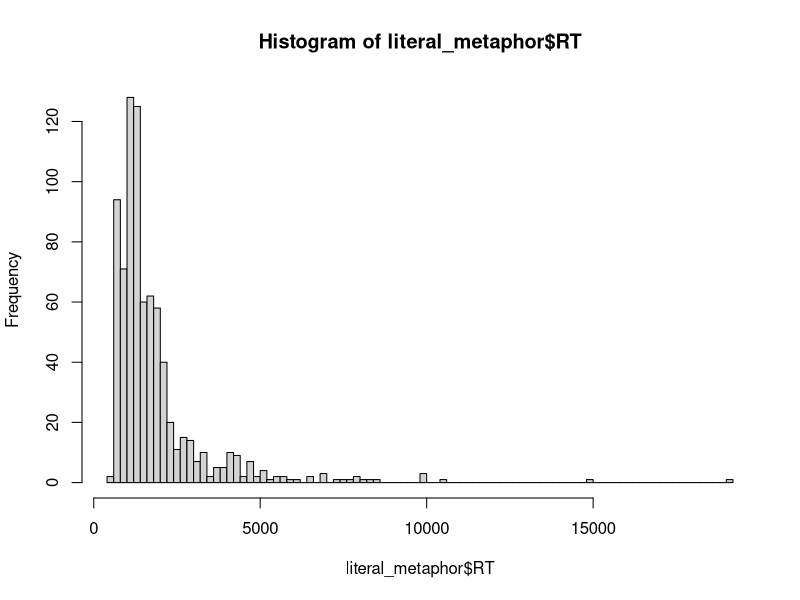
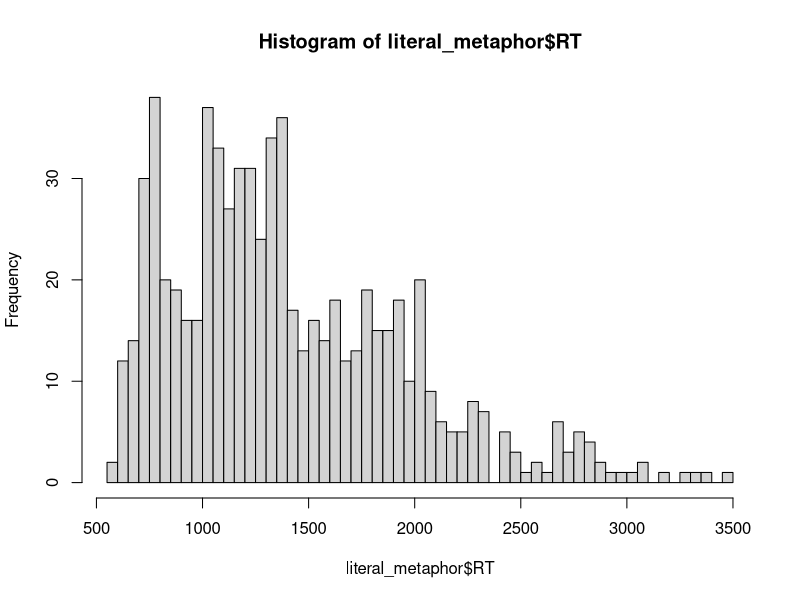
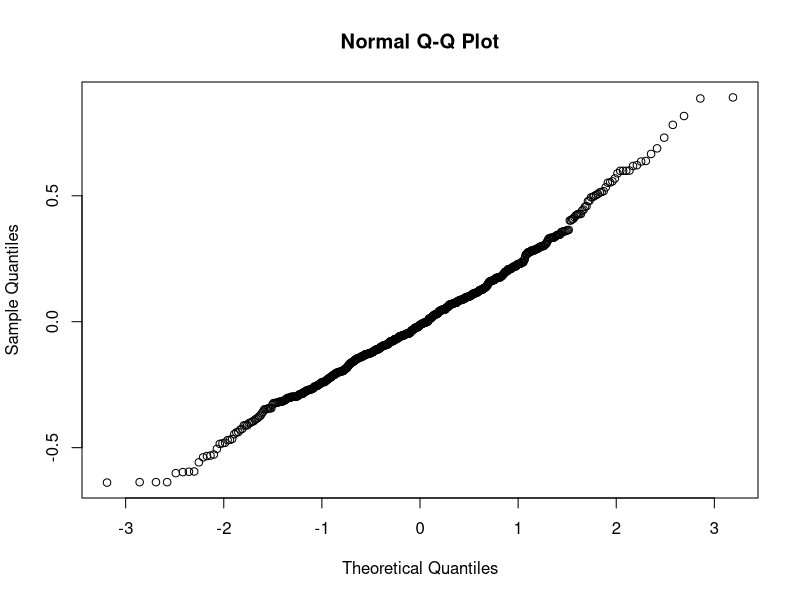
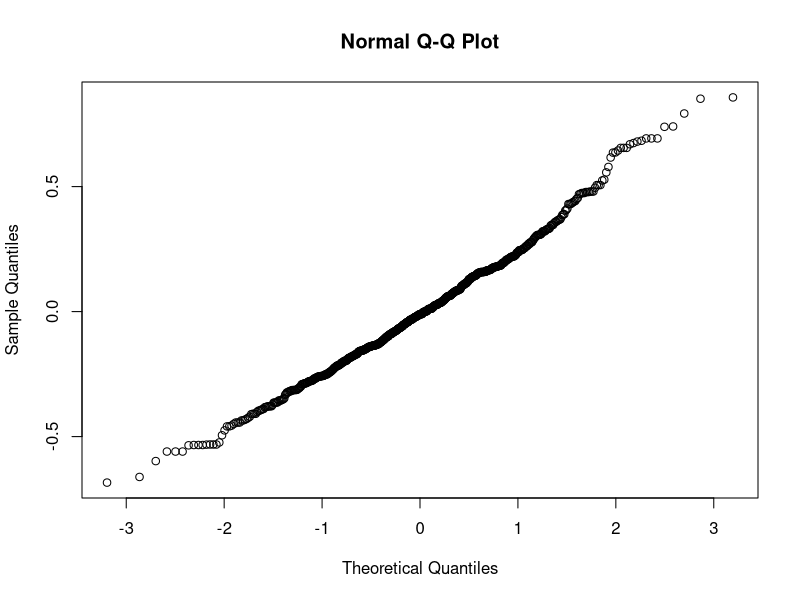

These figures' R source, in order:
setwd(dirname(rstudioapi::getActiveDocumentContext()$path))
library(tidyverse)
df <-read_csv("results.csv")
unique(df$Item)
df2 <- read_csv('freq_for_data.csv')
participants <- read_csv('participants.csv')
participants <- participants[participants$errors_adj < 20 & participants$age <=65, ]
participants <- c(participants$id)
df <- merge(df, df2, by.df = "NP")
df %>% 
  filter(RT < 20000,
         RT > 0,
         Correct >= 0,
         freq > 0) %>% 
  mutate(log_RT = log(RT),
         log_freq = log(freq)) ->
  filtered


filtered <- filtered[ filtered$id %in% participants, ]

# При анализе разбиваем буквальное, метафору и десемантизированное значение на высокочастотные и низкочастотные группы. 
# Для каждой группы убираем все что выходит за +- 2 средних отклонения

literal_metaphor <- filtered[filtered$Type == 'literal_m' | filtered$Type == 'metaphor', ]
literal_bleaching <- filtered[filtered$Type == 'literal_b' | filtered$Type == 'bleaching', ]

hist(literal_metaphor$RT, breaks=100)

literal_metaphor %>%
  filter(freq >500) -> high_literal_metaphor

literal_m_high <- high_literal_metaphor[high_literal_metaphor$Type == 'literal_m',]
literal_m_high <- 
  literal_m_high[literal_m_high$RT > (mean(literal_m_high$RT) - 2*sd(literal_m_high$RT)) & 
              literal_m_high$RT < (mean(literal_m_high$RT) + 2*sd(literal_m_high$RT)), ]


metaphor_high <- high_literal_metaphor[high_literal_metaphor$Type == 'metaphor',]
metaphor_high <- metaphor_high[metaphor_high$RT > (mean(metaphor_high$RT) - 2*sd(metaphor_high$RT)) & 
                                 metaphor_high$RT < (mean(metaphor_high$RT) + 2*sd(metaphor_high$RT)), ]

literal_metaphor %>%
  filter(freq < 500) -> low_literal_metaphor

literal_m_low <- low_literal_metaphor[low_literal_metaphor$Type == 'literal_m',]
literal_m_low <- 
  literal_m_low[literal_m_low$RT > (mean(literal_m_low$RT) - 2*sd(literal_m_low$RT)) & 
                  literal_m_low$RT < (mean(literal_m_low$RT) + 2*sd(literal_m_low$RT)), ]


metaphor_low <- low_literal_metaphor[low_literal_metaphor$Type == 'metaphor',]
metaphor_low <- metaphor_low[metaphor_low$RT > (mean(metaphor_low$RT) - 2*sd(metaphor_low$RT)) & 
                              metaphor_low$RT < (mean(metaphor_low$RT) + 2*sd(metaphor_low$RT)), ]


low_m <- rbind(literal_m_low, metaphor_low)
low_m <- low_m[low_m$RT > (mean(low_m$RT) - 2*sd(low_m$RT)) & 
                 low_m$RT < (mean(low_m$RT) + 2*sd(low_m$RT)), ]
                            
high_m <- rbind(literal_m_high, metaphor_high)
high_m <- high_m[high_m$RT > (mean(high_m$RT) - 2*sd(high_m$RT)) & 
                   high_m$RT < (mean(high_m$RT) + 2*sd(high_m$RT)), ]

literal_metaphor <- rbind(low_m, high_m)
unique(literal_metaphor$NP)
hist(literal_metaphor$RT, breaks= 100)

unique(literal_bleaching$NP)
#####
literal_bleaching %>%
  filter(freq >500) -> high_literal_bleaching

literal_b_high <- high_literal_bleaching[high_literal_bleaching$Type == 'literal_b',]
literal_b_high <- 
 literal_b_high[literal_b_high$RT > (mean(literal_b_high$RT) - 2*sd(literal_b_high$RT)) & 
                   literal_b_high$RT < (mean(literal_b_high$RT) + 2*sd(literal_b_high$RT)), ]


bleaching_high <- high_literal_bleaching[high_literal_bleaching$Type == 'bleaching',]
bleaching_high <- bleaching_high[bleaching_high$RT > (mean(bleaching_high$RT) - 2*sd(bleaching_high$RT)) & 
                                   bleaching_high$RT < (mean(bleaching_high$RT) + 2*sd(bleaching_high$RT)), ]


literal_bleaching %>%
  filter(freq < 500) -> low_literal_bleaching

literal_b_low <- low_literal_bleaching[low_literal_bleaching$Type == 'literal_b',]
literal_b_low <- 
  literal_b_low[literal_b_low$RT > (mean(literal_b_low$RT) - 2*sd(literal_b_low$RT)) & 
                  literal_b_low$RT < (mean(literal_b_low$RT) + 2*sd(literal_b_low$RT)), ]


bleaching_low <- low_literal_bleaching[low_literal_bleaching$Type == 'bleaching',]
bleaching_low <- bleaching_low[bleaching_low$RT > (mean(bleaching_low$RT) - 2*sd(bleaching_low$RT)) & 
                                bleaching_low$RT < (mean(bleaching_low$RT) + 2*sd(bleaching_low$RT)), ]

low_b <- rbind(literal_b_low, bleaching_low)
low_b <- low_b[low_b$RT > (mean(low_b$RT) - 2*sd(low_b$RT)) & 
                 low_b$RT < (mean(low_b$RT) + 2*sd(low_b$RT)), ]

high_b <- rbind(literal_b_high, bleaching_high)
high_b <- high_b[high_b$RT > (mean(high_b$RT) - 2*sd(high_b$RT)) & 
                   high_b$RT < (mean(high_b$RT) + 2*sd(high_b$RT)), ]


literal_bleaching <- rbind(low_b, high_b)

### Подсчет средних ###
# Буквальное значение - Десемантизированное
lb_high <- literal_bleaching[literal_bleaching$Type=="literal_b" & literal_bleaching$freq> 500, ]
lb_high.RT.mean <- mean(lb_high$RT)
lb.high.RT.sd <- sd(lb_high.RT.mean)

lb_high.correct.percent <- mean(lb_high$Correct)
lb_high.correct.abs <- lb_high[lb_high$Correct == 1, ]

b_high <- literal_bleaching[literal_bleaching$Type=="bleaching" & literal_bleaching$freq> 500, ]
b_high.RT.mean <- mean(lb_high$RT)
b.high.RT.sd <- sd(lb_high.RT.mean)

b_high.correct.percent <- mean(b_high$Correct)
b_high.correct.abs <- b_high[b_high$Correct == 1, ]

lb_low <- literal_bleaching[literal_bleaching$Type=="literal_b" & literal_bleaching$freq< 500, ]
lb_low.RT.mean <- mean(lb_low$RT)
lb.low.RT.sd <- sd(lb_low.RT.mean)

lb_low.correct.percent <- mean(lb_low$Correct)
lb_low.correct.abs <- lb_low[lb_low$Correct == 1, ]

b_low <- literal_bleaching[literal_bleaching$Type=="bleaching" & literal_bleaching$freq< 500, ]
b_low.RT.mean <- mean(b_low$RT)
b.low.RT.sd <- sd(b_low.RT.mean)

b_low.correct.percent <- mean(b_low$Correct)
b_low.correct.abs <- b_low[b_low$Correct == 1, ]

# Буквальное значение - Метафора
lm_high <- literal_metaphor[literal_metaphor$Type=="literal_m" & literal_metaphor$freq> 500, ]
lm_high.RT.mean <- mean(lm_high$RT)
lm.high.RT.sd <- sd(lm_high.RT.mean)

lm_high.correct.percent <- mean(lm_high$Correct)
lm_high.correct.abs <- lm_high[lm_high$Correct == 1, ]

m_high <- literal_metaphor[literal_metaphor$Type=="bleaching" & literal_metaphor$freq> 500, ]
m_high.RT.mean <- mean(m_high$RT)
m.high.RT.sd <- sd(m_high.RT.mean)

m_high.correct.percent <- mean(m_high$Correct)
m_high.correct.abs <- m_high[m_high$Correct == 1, ]

lm_low <- literal_metaphor[literal_metaphor$Type=="literal_b" & literal_metaphor$freq< 500, ]
lm_low.RT.mean <- mean(lm_low$RT)
lm.low.RT.sd <- sd(lm_low.RT.mean)

lm_low.correct.percent <- mean(lm_low$Correct)
lm_low.correct.abs <- lm_low[lm_low$Correct == 1, ]

m_low <- literal_metaphor[literal_metaphor$Type=="bleaching" & literal_metaphor$freq< 500, ]
m_low.RT.mean <- mean(m_low$RT)
m.low.RT.sd <- sd(m_low.RT.mean)

m_low.correct.percent <- mean(m_low$Correct)
m_low.correct.abs <- m_low[m_low$Correct == 1, ]

### Анализ ###
literal_metaphor$Type <- as.factor(literal_metaphor$Type)
literal_metaphor$Type <- relevel(literal_metaphor$Type, ref = "literal_m")

literal_metaphor$Freq_Type <- ifelse(literal_metaphor$freq>500, 'high', 'low')
literal_metaphor$Freq_Type <- as.factor(literal_metaphor$Freq_Type)
literal_metaphor$Freq_Type <- relevel(literal_metaphor$Freq_Type, ref = "high")
contrasts(literal_metaphor$Freq_Type) <- contr.sum(2)
levels(literal_metaphor$Freq_Type)
levels(literal_metaphor$Type)

literal_metaphor$id <- as.factor(literal_metaphor$id)
literal_metaphor$Item <- as.factor(literal_metaphor$Item)

library(lme4)
library(lmerTest)

lime1 <- lmer(log_RT ~ Freq_Type/Type + 
       (1|id) + (1|Item), 
     data = literal_metaphor, REML = FALSE,
     control = lmerControl(optimizer = "bobyqa"))
qqnorm(residuals(lime1))
summary(lime1)

lime1_correct <- glmer(Correct ~ Freq_Type/Type + 
                (1|id) + (1|Item), 
              data = literal_metaphor, family = binomial,
              control = glmerControl(optimizer = "bobyqa"))
summary(lime1_correct)


literal_bleaching$Type <- as.factor(literal_bleaching$Type)
literal_bleaching$Type <- relevel(literal_bleaching$Type, ref = "literal_b")

literal_bleaching$Freq_Type <- ifelse(literal_bleaching$freq>500, 'high', 'low')
literal_bleaching$Freq_Type <- as.factor(literal_bleaching$Freq_Type)
contrasts(literal_bleaching$Freq_Type) <- contr.sum(2)
levels(literal_bleaching$Freq_Type)
levels(literal_bleaching$Type)

literal_bleaching$id <- as.factor(literal_bleaching$id)
literal_bleaching$Item <- as.factor(literal_bleaching$Item)

lime2 <- lmer(log_RT ~ Freq_Type/Type + 
                (1|id) + (1|Item), 
              data = literal_bleaching, REML = FALSE,
              control = lmerControl(optimizer = "bobyqa"))


qqnorm(residuals(lime2))
summary(lime2)

lime2_correct <- glmer(Correct ~ Freq_Type/Type + 
                         (1|id) + (1|Item), 
                       data = literal_bleaching, family = binomial,
                       control = glmerControl(optimizer = "bobyqa"))
summary(lime2_correct)
